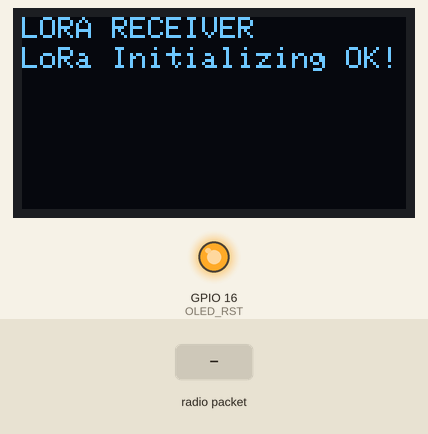
The sketch below on a simulated ESP32. On the bench: 128×64 one-colour display, output pins drawn as LEDs (lit = HIGH). Inputs (shaded band) come from the test bench. WiFi joins after 1.5 s; servers stay silent unless stated; uploads are accepted with an empty reply; no radio packets arrive unless stated; not simulated (calls return 0 or success): Secrets.h; what the sketch prints to the serial monitor is not drawn.

Above: at 2.8 s.
2.9 s: radio packet "5" arrives
At 3.4 s:
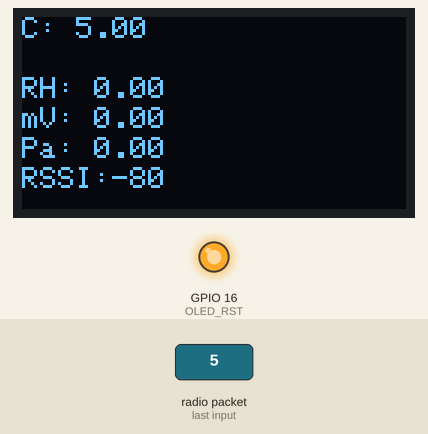
4.4 s: radio packet "90" arrives
At 5.6 s:
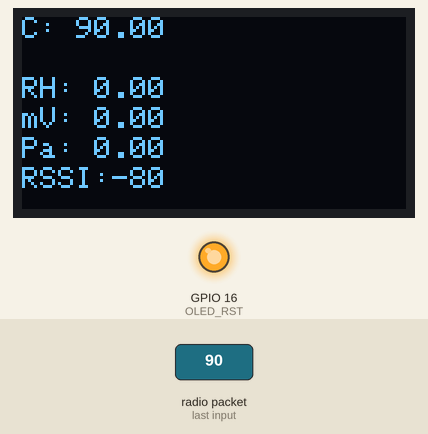
5.9 s: radio packet "200" arrives
At 6.9 s:
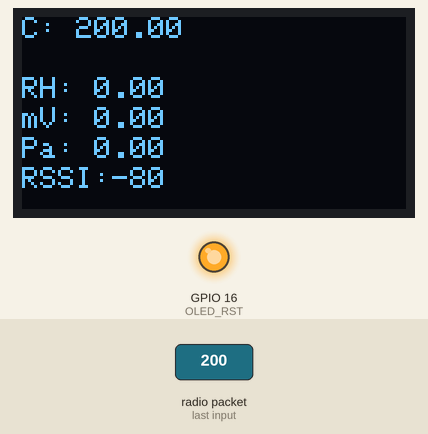
Timing chart, 0 to 8.9 s (numbered marks = the images above; inputs shaded):
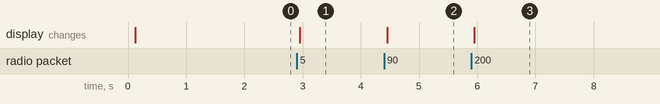

The sketch:

LoRaReceive.ino
```cpp
#include "Secrets.h"

//Libraries for LoRa
#include <SPI.h>
#include <LoRa.h>
#include <WiFi.h>
#include <HTTPClient.h>

//Libraries for OLED Display
#include <Wire.h>
#include <Adafruit_GFX.h>
#include <Adafruit_SSD1306.h>

//define the pins used by the LoRa transceiver module
#define SCK 5
#define MISO 19
#define MOSI 27
#define SS 18
#define RST 14
#define DIO0 26

//433E6 for Asia
//866E6 for Europe
//915E6 for North America
#define BAND 915E6

//OLED pins
#define OLED_SDA 4
#define OLED_SCL 15
#define OLED_RST 16
#define SCREEN_WIDTH 128 // OLED display width, in pixels
#define SCREEN_HEIGHT 64 // OLED display height, in pixels

// API Url is in Secrets.h!
String url = ApiUrl;
String weatherUrl = url + "/weather";
String batteryUrl = url + "/battery";

Adafruit_SSD1306 display(SCREEN_WIDTH, SCREEN_HEIGHT, &Wire, OLED_RST);
HTTPClient http;

bool packetReady = false;
double values[] = {0,0,0,0};
int rssi = 0;

void setup() {

  //reset OLED display via software
  pinMode(OLED_RST, OUTPUT);
  digitalWrite(OLED_RST, LOW);
  delay(20);
  digitalWrite(OLED_RST, HIGH);

  //initialize OLED
  Wire.begin(OLED_SDA, OLED_SCL);
  if(!display.begin(SSD1306_SWITCHCAPVCC, 0x3c, false, false)) { // Address 0x3C for 128x32
    Serial.println(F("SSD1306 allocation failed"));
    for(;;); // Don't proceed, loop forever
  }

  display.clearDisplay();
  display.setTextColor(WHITE);
  display.setTextSize(1);
  display.setCursor(0,0);
  display.print("LORA RECEIVER ");
  display.display();

  //initialize Serial Monitor
  Serial.begin(115200);

  Serial.println("LoRa Receiver Test");

  //SPI LoRa pins
  SPI.begin(SCK, MISO, MOSI, SS);
  //setup LoRa transceiver module
  LoRa.setPins(SS, RST, DIO0);

  if (!LoRa.begin(BAND)) {
    Serial.println("Starting LoRa failed!");
    while (1);
  }
  Serial.println("LoRa Initializing OK!");
  display.setCursor(0,10);
  display.println("LoRa Initializing OK!");
  display.display();

  connectWiFi();

  LoRa.onReceive(onReceivePacket);

  // put the radio into receive mode
  LoRa.receive();
}

void loop() {

  if(packetReady)
  {
    double celsius = *values;
    double relative_humidity = *(values + 1);
    double voltage = *(values + 2);
    double pressure = *(values + 3);

    displayInformation(rssi, celsius, relative_humidity, voltage, pressure);
    sendHttp(celsius, relative_humidity, voltage, pressure);
    resetValues();

  }

  //reboot on a 1 hour interval
  if(millis() > 3600000)
  {
    Serial.println("resetting now!");
    Serial.flush();
    ESP.restart();
  }
}

void resetValues(){
  packetReady = false;
  for(int x = 0; x < 4; x++)
  {
    values[x] = 0;
  }
}

void onReceivePacket(int packetSize)
{
  char packet[64];
  receivePacket(packet, packetSize);
  extractValuesFromPacket(packet, values);
  packetReady = true;
}


void receivePacket(char* packet, int packetSize) {
  rssi = LoRa.packetRssi();
  int index = 0;
  for (int i = 0; i < packetSize; i++) {
     packet[i] = (char)LoRa.read();
     index++;
  }
  // terminate string
  packet[index] = '\0';
}

void extractValuesFromPacket(char* packet, double* values) {
    char delimiter[] = "|";
    char *ptr = strtok(packet, delimiter);
    int index = 0;

    while(ptr != NULL)
    {
      double val = atof(ptr);
      Serial.println(val);
      values[index] = val;
      ptr = strtok(NULL, delimiter);
      index++;
    }
}


void connectWiFi(){
  // Connect to Wi-Fi network with SSID and password
  Serial.print("Connecting to ");

  // WiFiSSD and WiFiPass are in Secrets.h!
  Serial.println(WiFiSSID);
  WiFi.begin(WiFiSSID, WiFiPass);
  int retries = 20;
  while (WiFi.status() != WL_CONNECTED) {
    delay(500);
    Serial.print(".");
    retries--;
    if(retries < 1){
      Serial.flush();
      ESP.restart();
    }
  }

  // Print local IP address
  Serial.println("");
  Serial.println("WiFi connected.");
  Serial.println("IP address: ");
  Serial.println(WiFi.localIP());
}


void displayInformation(int rssi, double celsius, double relative_humidity, double voltage, double pressure){
  // Display information
  display.clearDisplay();

  display.setCursor(0,0);
  display.printf("C: %.2f", celsius);
  display.setCursor(0,20);
  display.printf("RH: %.2f", relative_humidity);
  display.setCursor(0,30);
  display.printf("mV: %.2f", voltage);
  display.setCursor(0,40);
  display.printf("Pa: %.2f", pressure);
  display.setCursor(0,50);
  display.print("RSSI:");
  display.setCursor(30,50);
  display.print(rssi);
  display.display();
}


void sendHttp(double celsius, double relative_humidity, double voltage, double pressure){
  int responseCode = 0;
  char weatherPayload[100];
  sprintf(weatherPayload, "{\"celsius\": %.2f, \"relative_humidity\": %.2f, \"pressure\": %.2f}", celsius, relative_humidity, pressure);
  Serial.println("POST");
  Serial.println(weatherUrl);
  Serial.println(weatherPayload);
  http.begin(weatherUrl);
  http.addHeader("Content-Type", "application/json");
  responseCode = http.POST(weatherPayload);
  Serial.println(responseCode);
  http.end();

  char voltagePayload[80];
  sprintf(voltagePayload, "{\"voltage\": %.2f}", voltage);
  Serial.println("POST");
  Serial.println(batteryUrl);
  Serial.println(voltagePayload);
  http.begin(batteryUrl);
  http.addHeader("Content-Type", "application/json");
  responseCode = http.POST(voltagePayload);
  Serial.println(responseCode);
  http.end();
}
```

Measured:
- after the input at 2.9 s, the display: changes after 0.05 s (image 1)
- after the input at 4.4 s, the display: changes after 0.05 s (image 2)
- after the input at 5.9 s, the display: changes after 0.05 s (image 3)
